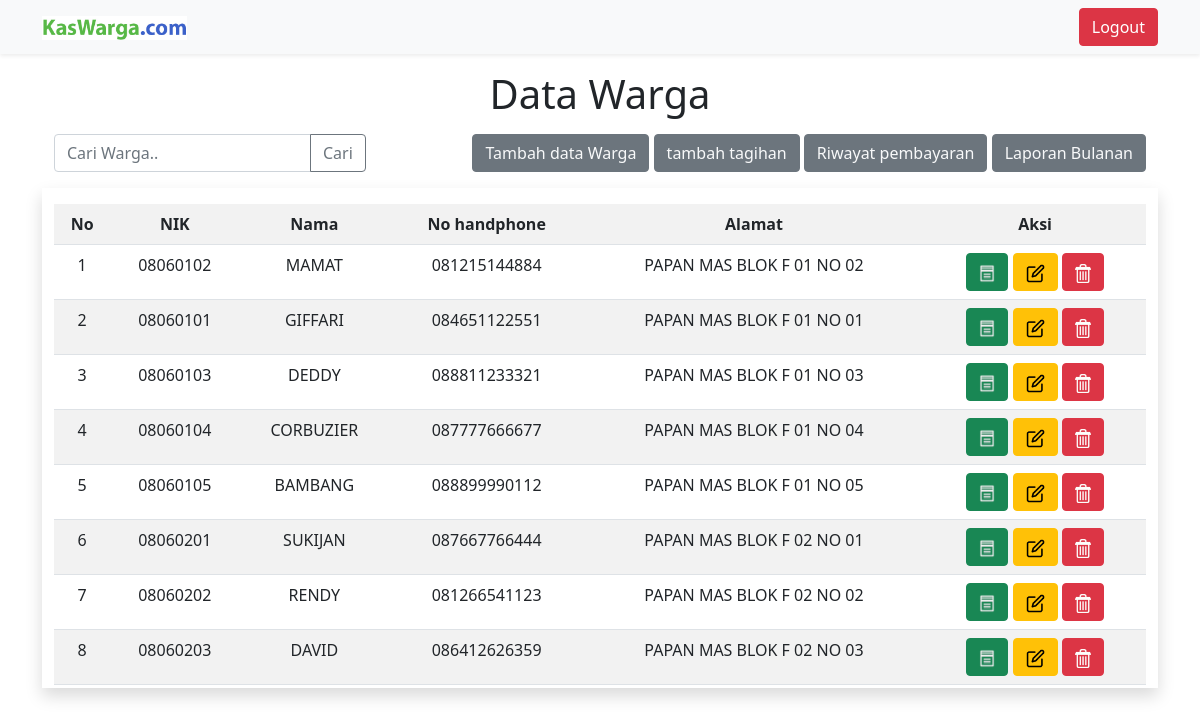
The page /data.php (signed in) on the database its author committed.
### tables this page shows
CREATE TABLE `tb_data_warga` (
  `id` int(11) NOT NULL,
  `nik_warga` varchar(8) NOT NULL,
  `nama_warga` varchar(64) NOT NULL,
  `nomor_warga` varchar(12) NOT NULL,
  `alamat_warga` varchar(128) NOT NULL
);

### functions.php (called while the page is built, shortened)
<?php
    $koneksi = mysqli_connect("localhost", "root", "", "aplikasi_kas_warga");
    function query($query){
        global $koneksi;
        $result = mysqli_query($koneksi, $query);
        $rows = [];
        while( $row = mysqli_fetch_assoc($result)){
            $rows[] = $row;
        }
        return $rows;
    }
?>

### data.php (the view, shortened to what this page needs)
<?php
require "functions.php";
$warga = query("SELECT * FROM tb_data_warga");
?>
<!DOCTYPE html>
<html lang="en">
<head>
    <link rel="stylesheet" href="./aset/css/bootstrap.min.css">
</head>
<body>
    <nav class="navbar navbar-expand-lg navbar-light bg-light shadow-sm">
          <div class="container">
          <a href="data.php" style="width: 13%;"><img src="./image/logo2.jpg" alt="logo" style="width: 100%;"></a>
            <div class="collapse navbar-collapse" id="navbarNavAltMarkup">
              <div class="navbar-nav ms-auto">
                <a class="btn btn-danger" href="logout.php" style="text-decoration: none; color:white; ">Logout</a>
              </div>
            </div>
          </div>
        </nav>
<h1 class="text-center mt-3" style="margin-bottom: -2rem;">Data Warga</h1>
<br><br>
<div class="container">
    <div class="container d-flex justify-content-between mb-3">
        <form action="" method="post">
            <div class="input-group">
              <input type="text" name="keyword" class="form-control" placeholder="Cari Warga.." aria-label="Recipient's username" aria-describedby="button-addon2" autofocus autocomplete="off" id="keyword">
              <button class="btn btn-outline-secondary" type="submit" id="button-addon2" name="cari" id="tombol-cari">Cari</button>
            </div>
        </form>
        <div>
            <a class="btn btn-secondary link-light" href="tambah-warga.php" style="text-decoration: none;">Tambah data Warga</a>
            <a href="tambah-tagihan.php" class="btn btn-secondary link-light" style="text-decoration: none;">
            tambah tagihan
            </a>
            <a href="riwayat-pembayaran.php" class="btn btn-secondary link-light" style="text-decoration: none;">
            Riwayat pembayaran
            </a>
            <a class="btn btn-secondary link-light" style="text-decoration: none;" onclick="tampil_tidak();">
            Laporan Bulanan
            </a>
        </div>
    </div>
<div class="container shadow">
    <div class="table-responsive">
        <div class="scroll">
            <div id="container">
                <table class="table table-striped table-hover mb-4 mt-3 text-center">
                <tr>
                    <th>No</td>
                    <th>NIK</th>
                    <th>Nama</th>
                    <th>No handphone</th>
                    <th>Alamat</th>
                    <th>Aksi</th>
                </tr>
                <?php $i = 1; ?>
                <?php foreach( $warga as $row ) : ?>
                <tr>
                    <td><?= $i; ?></td>
                    <td><?= $row["nik_warga"]; ?></td>
                    <td><?= $row["nama_warga"]; ?></td>
                    <td><?= $row["nomor_warga"]; ?></td>
                    <td><?= $row["alamat_warga"]; ?></td>
                    <td>
                            <a class="btn btn-success link-dark" href="bayar-tagihan.php?nik_warga=<?=$row["nik_warga"]; ?>">
                                <img src="./image/detail3.png" alt="edit" style="width: 16px;">
                            </a>
                            <a class="btn btn-warning link-dark" href="ubah.php?id=<?= $row["id"]; ?>">
                                <img src="./image/edit.png" alt="edit" style="width:19px;">
                            </a>
                            <a class="btn btn-danger link-dark" href="hapus.php?nik_warga=<?= $row["nik_warga"]; ?>" onclick="return confirm('ingin menghapus data?');">
                                <img src="./image/delete2.png" alt="edit" style="width:16px;">
                            </a>
                    </td>
                </tr>
                <?php $i++; ?>
                <?php endforeach; ?>
            </table>
        </div>
    </div>
</div>
</div>
</div>
</body>
</html>

### data.php (style rules this page uses)
.scroll { height: 500px; overflow-y: scroll; }

### rows shown on the page
tb_data_warga: nik_warga "08060102", nama_warga "MAMAT", nomor_warga "081215144884", alamat_warga "PAPAN MAS BLOK F 01 NO 02"
tb_data_warga: nik_warga "08060101", nama_warga "GIFFARI", nomor_warga "084651122551", alamat_warga "PAPAN MAS BLOK F 01 NO 01"
tb_data_warga: nik_warga "08060103", nama_warga "DEDDY", nomor_warga "088811233321", alamat_warga "PAPAN MAS BLOK F 01 NO 03"
tb_data_warga: nik_warga "08060104", nama_warga "CORBUZIER", nomor_warga "087777666677", alamat_warga "PAPAN MAS BLOK F 01 NO 04"
tb_data_warga: nik_warga "08060105", nama_warga "BAMBANG", nomor_warga "088899990112", alamat_warga "PAPAN MAS BLOK F 01 NO 05"
tb_data_warga: nik_warga "08060201", nama_warga "SUKIJAN", nomor_warga "087667766444", alamat_warga "PAPAN MAS BLOK F 02 NO 01"
tb_data_warga: nik_warga "08060202", nama_warga "RENDY", nomor_warga "081266541123", alamat_warga "PAPAN MAS BLOK F 02 NO 02"
tb_data_warga: nik_warga "08060203", nama_warga "DAVID", nomor_warga "086412626359", alamat_warga "PAPAN MAS BLOK F 02 NO 03"
